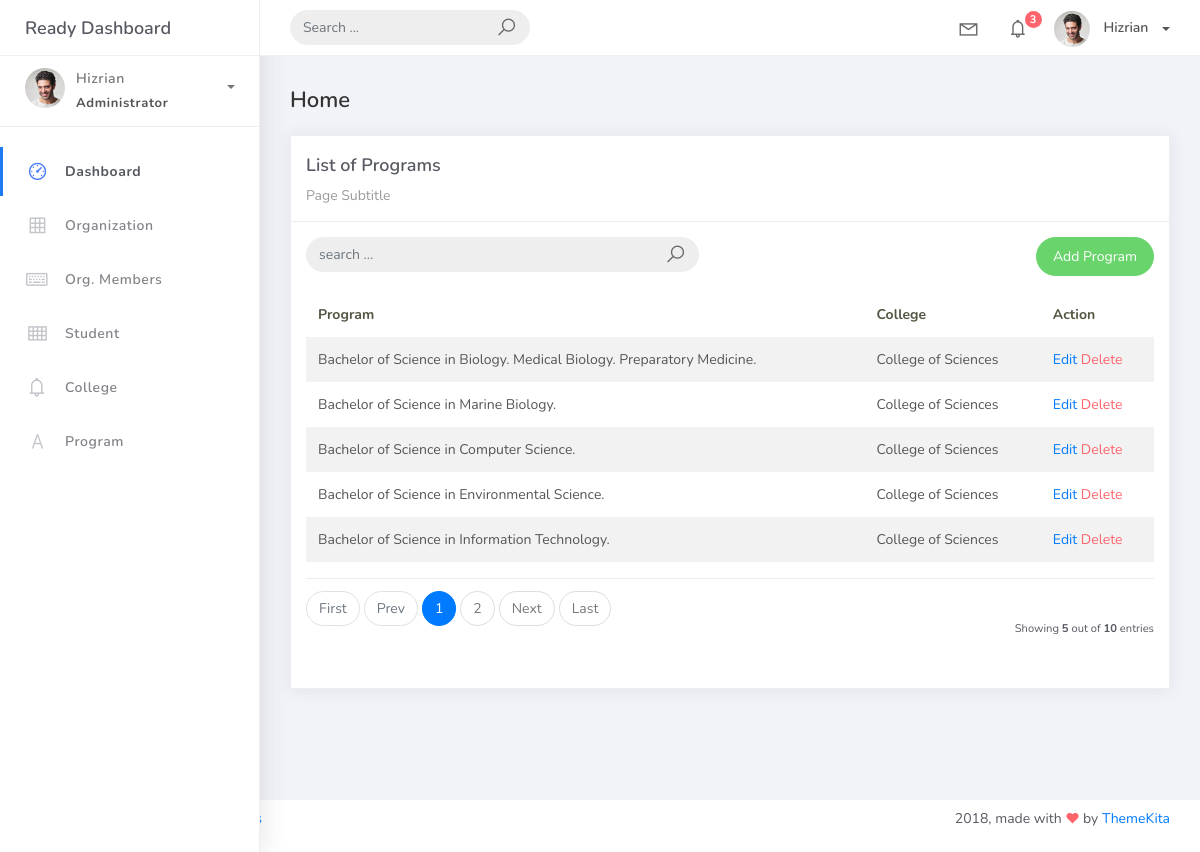
The page /program_list on the database its author committed.
### studentorg/models.py (models this page shows, shortened)
class BaseModel (models.Model):
    created_at = models.DateTimeField(auto_now_add=True, db_index=True)
    updated_at = models.DateTimeField (auto_now=True)
    class Meta:
        abstract = True

class Program(BaseModel):
    prog_name = models.CharField(max_length=150)
    college = models.ForeignKey (College, on_delete=models.CASCADE)

class College(BaseModel):
    college_name = models.CharField(max_length=150)
    def __str__(self):
        return self.college_name

### studentorg/views.py (the view)
# urls.py: path('program_list', ProgramList.as_view(), name='program-list'),
class ProgramList(ListView):
    model = Program
    context_object_name = 'home'
    template_name = 'program_list.html'
    paginate_by = 5
    def get_queryset(self, *args, **kwargs):
        qs = super(ProgramList, self).get_queryset(*args, **kwargs)
        if self.request.GET.get("q") is not None:
            query = self.request.GET.get("q")
            qs = qs.filter(Q(prog_name__icontains=query) |
                           Q(college__college_name__icontains=query))
        return qs

### templates/program_list.html (shortened to what this page needs)
{% extends 'base.html' %}
{% load static %}
{% block content %}
<div class="content">
    <div class="container-fluid">
        <h4 class="page-title">Home</h4>
        <div class="row">
            <div class="col-md-12">
                <div class="card">
                    <div class="card-header">
                        <div class="card-title">List of Programs</div>
                        <div class="card-category">Page Subtitle</div>
                    </div>
                    <div class="card-body">
                        <div class="row">
                            <div class="col-md-6">
                                <form class="navbar-left navbar-form nav-search mr-md-3" action="{% url 'program-list' %}">
                                    <div class="input-group">
                                        <input type="text" placeholder="search ..." class="form-control" name="q"/>
                                        <div class="input-group-append">
                                            <span class="input-group-text">
                                                <i class="la la-search search-icon"></i>
                                            </span>
                                        </div>
                                    </div>
                                </form>
                            </div>
                            <div class="col-md-6">
                                <div class="pull-right">
                                    <a href="{% url 'program-add' %}" class="btn btn-success btn-rounded">Add Program</a>
                                </div>
                            </div>
                        </div>
                        <table class="table table-striped mt-3">
                            <thead>
                                <tr>
                                    <th scope="col">Program</th>
                                    <th scope="col">College</th>
                                    <th scope="col">Action</th>
                                </tr>
                            </thead>
                            <tbody>
                                {% for object in object_list %}
                                <tr>
                                    <td>{{ object.prog_name }}</td>
                                    <td>{{ object.college }}</td>
                                    <td>
                                        <a href="program_list/{{ object.id}}">Edit</a>
                                        <a href="program_list/{{ object.id }}/delete" class="text-danger">Delete</a>
                                    </td>
                                </tr>
                                {% endfor %}
                            </tbody>
                        </table>
                        {% include 'includes/pagination.html' %}
                    </div>
                </div>
            </div>
        </div>
    </div>
</div>
{% endblock %}

### rows shown on the page
Program: prog_name "Bachelor of Science in Biology. Medical Biology. Preparatory Medicine.", college "College of Sciences"
Program: prog_name "Bachelor of Science in Marine Biology.", college "College of Sciences"
Program: prog_name "Bachelor of Science in Computer Science.", college "College of Sciences"
Program: prog_name "Bachelor of Science in Environmental Science.", college "College of Sciences"
Program: prog_name "Bachelor of Science in Information Technology.", college "College of Sciences"

### other values the page prints
{{ page_num }} "1"
{{ page_num }} "2"
{{ object_list.count }} "5"
{{ paginator.count }} "10"
